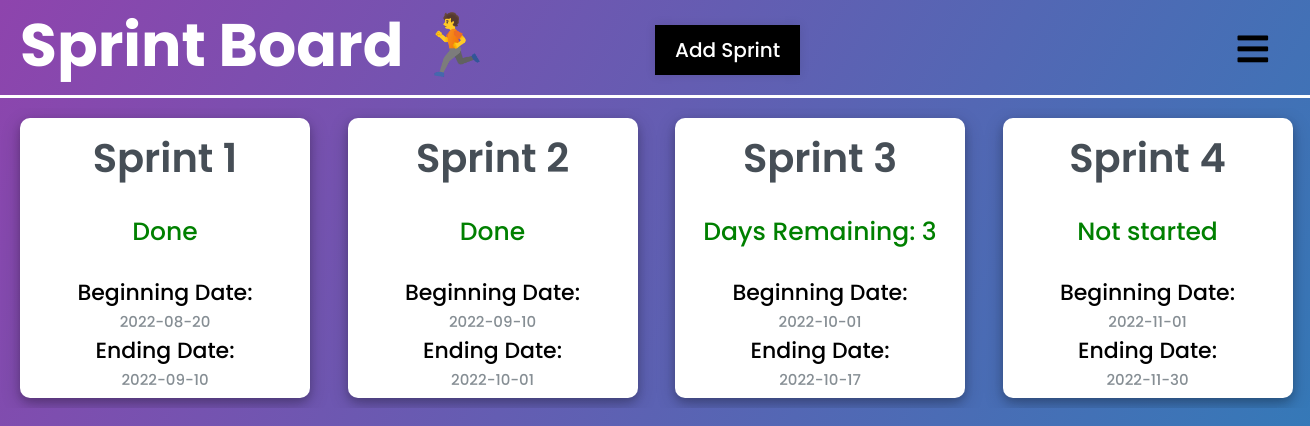
Page /sprint-board on the committed database.
### tables this page shows
CREATE TABLE "Sprint" (
	"sprint_id"	INTEGER NOT NULL UNIQUE,
	"sprint_name"	TEXT,
	"sprint_start"	TEXT,
	"sprint_end"	TEXT,
	"sprint_status"	TEXT,
	PRIMARY KEY("sprint_id" AUTOINCREMENT)
);

### app.py (the view)
@app.route("/sprint-board", methods=['POST', 'GET'])
def sprint_board():
    error = None
    users = appDb.all_users()
    task_sprint = appDb.all_sprint()
    if request.method == "POST":
        card_name = request.form.get("taskname")
        card_start_date = request.form.get("start_date")
        card_end_date = request.form.get("end_date")
        card_start_date_split = card_start_date.split("-")
        card_end_date_split = card_end_date.split("-")
        card_start_year = int(card_start_date_split[0])
        card_start_month = int(card_start_date_split[1])
        card_start_day = int(card_start_date_split[2])
        card_end_year = int(card_end_date_split[0])
        card_end_month = int(card_end_date_split[1])
        card_end_day = int(card_end_date_split[2])
        if card_start_year > card_end_year:
            error = "Start year more than end year"
        elif card_start_month > card_end_month and card_start_year == card_end_year:
            error = "Start month more than end month"
        elif card_start_day > card_end_day and card_start_month == card_end_month:
            error = "Start day more than end day"
        else:
            try:
                appDb.create_sprint(card_name, sprint_start=card_start_date, sprint_end=card_end_date)
                return redirect("/sprint-board")
            except:
                return "There was an issue addind your task!"
    else:
        task_sprint = appDb.all_sprint()
    length = len(task_sprint)
    list_of_days = []
    for sprint in task_sprint:
        card_start = sprint[2].split("-")
        card_start_year = int(card_start[0])
        card_start_month = int(card_start[1])
        card_start_day = int(card_start[2])
        card_start = datetime.datetime(card_start_year, card_start_month, card_start_day)
        card_end = sprint[3].split("-")
        card_end_year = int(card_end[0])
        card_end_month = int(card_end[1])
        card_end_day = int(card_end[2])
        card_end = datetime.datetime(card_end_year, card_end_month, card_end_day)
        today = datetime.date.today()
        today_with_time = datetime.datetime(year=today.year, month=today.month, day=today.day)
        if card_start > today_with_time:
            list_of_days.append("Not started")
        else:
            days_left = (card_end - today_with_time).days
            if days_left <= 0:
                list_of_days.append("Done")
            else:
                list_of_days.append(f"Days Remaining: {days_left}")
    return render_template("sprint-board.html",task_sprint=task_sprint,users=users, error = error, list_of_days=list_of_days, length=length)

### db.py (called while the page is built)
    def all_users(self) :
        try :
            self.cursor.execute(
                "SELECT * from user")
            return self.cursor.fetchall()
        except Exception as e :
            return e

    def all_sprint(self) :
        try :
            self.cursor.execute(
                "Select * from sprint")
            return self.cursor.fetchall()
        except Exception as e :
            return e

### templates/sprint-board.html (shortened to what this page needs)
{% extends "base.html" %}
{% block head %}
<link rel="stylesheet" href="https://use.fontawesome.com/releases/v5.15.4/css/all.css"/>
{% endblock %}
{% block body %}
<div class="product_backlog">
    <h1>Sprint Board &#127939;</h1>
    <label for="add_task_check" class="show_add_task_btn">Add Sprint</label>
    <label for="check">
        <i class="fas fa-bars" id="btn"></i>
    </label>
    <div class="task_box">
        {% for task in range(length) %}
            <div class="miniature_card" style="height: 280px;max-height: 280px;">
                <div class="front_facing">
                    <div class="card_text">
                        <h3 class="name" style="text-align:center;font-size:40px">{{task_sprint[task][1]}}</h3>
                        <br>
                    </div>
                    <div class="tag_type_priority" style="text-align:center">
                        <center> <span class="quote4" style="color:green;font-size: 25px">{{list_of_days[task]}}</span></center>
                        <br>
                        <span class="quote3">Beginning Date:</span>
                        <br>
                        <span class="quote2">{{task_sprint[task][2]}}</span>
                        <br>
                        <span class="quote3">Ending Date:</span>
                        <br>
                        <span class="quote2">{{task_sprint[task][3]}}</span>
                        <br>
                    </div>
                </div>
            </div>
        {% endfor %}
    </div>
</div>
{% endblock %}

### static/css/main.css (style rules this page uses)
* { margin: 0; padding: 0; box-sizing: border-box; font-family: "Poppins", sans-serif; }
body { margin: 0; padding: 0; overflow: hidden; }
.product_backlog { background: linear-gradient(120deg, #8e44ad, #2980b9); height: 100vh; }
.product_backlog h1 { text-align: left; padding-left: 20px; padding-bottom: 5px; border-bottom: 3px solid white; font-size: 60px; color: white; }
label #btn, label #cancel { position: absolute; cursor: pointer; border-radius: 3px; }
label #btn { right: 30px; top: 25px; font-size: 35px; color: black; padding: 6px 12px; transition: all .5s; }
.show_add_task_btn { background-color: black; padding: 10px 20px; font-size: 20px; font-weight: 500; color: white; cursor: pointer; box-shadow: 0px 0px 10px rgba(0,0,0,0.1); border-color: black; position: absolute; top: 25px; left: 50%; }
.task_box { display: grid; grid-template-columns: repeat(4, minmax(150px, 0.5fr)); grid-row: 150px; padding: 10px; gap: 20px; justify-content: center; overflow: auto; max-height: 90%; margin-top: 10px; }
.miniature_card { width: 290px; max-width: 290px; height: 310px; max-height: 310px; background-color: #fff; justify-content: left; align-items: left; text-align: left; border-radius: 10px; box-shadow: 0 4px 8px 0 rgba(0, 0, 0, 0.2), 0 6px 20px 0 rgba(0, 0, 0, 0.19); padding: 10px; overflow: hidden; margin-left: 10px; word-wrap: break-word; }
.miniature_card .name { font-size: 22px; color: #464e56; font-weight: 600; }
.miniature_card .quote2 { font-size: 15px; font-weight: 500; color: #868e94; }
.miniature_card .quote3 { font-size: 22px; font-weight: 500; color: #000000; }
.miniature_card .quote4 { font-size: 22px; font-weight: 500; }

### rows in the picture
Sprint: sprint_name "Sprint 1", sprint_start "2022-08-20", sprint_end "2022-09-10"
Sprint: sprint_name "Sprint 2", sprint_start "2022-09-10", sprint_end "2022-10-01"
Sprint: sprint_name "Sprint 3", sprint_start "2022-10-01", sprint_end "2022-10-17"
Sprint: sprint_name "Sprint 4", sprint_start "2022-11-01", sprint_end "2022-11-30"

### other values in the picture
{{ list_of_days[task] }} "Done" "Done" "Days Remaining: 3" "Not started"
